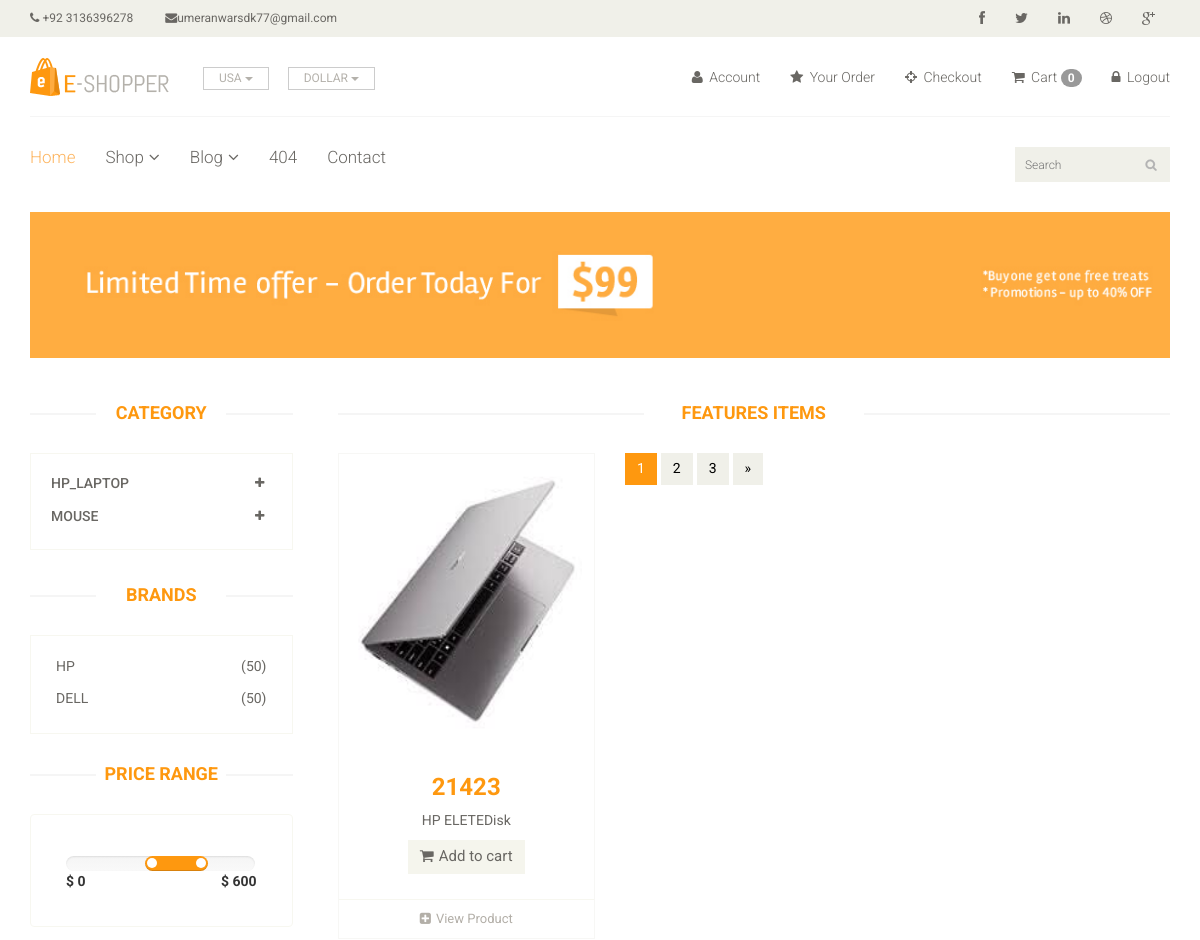
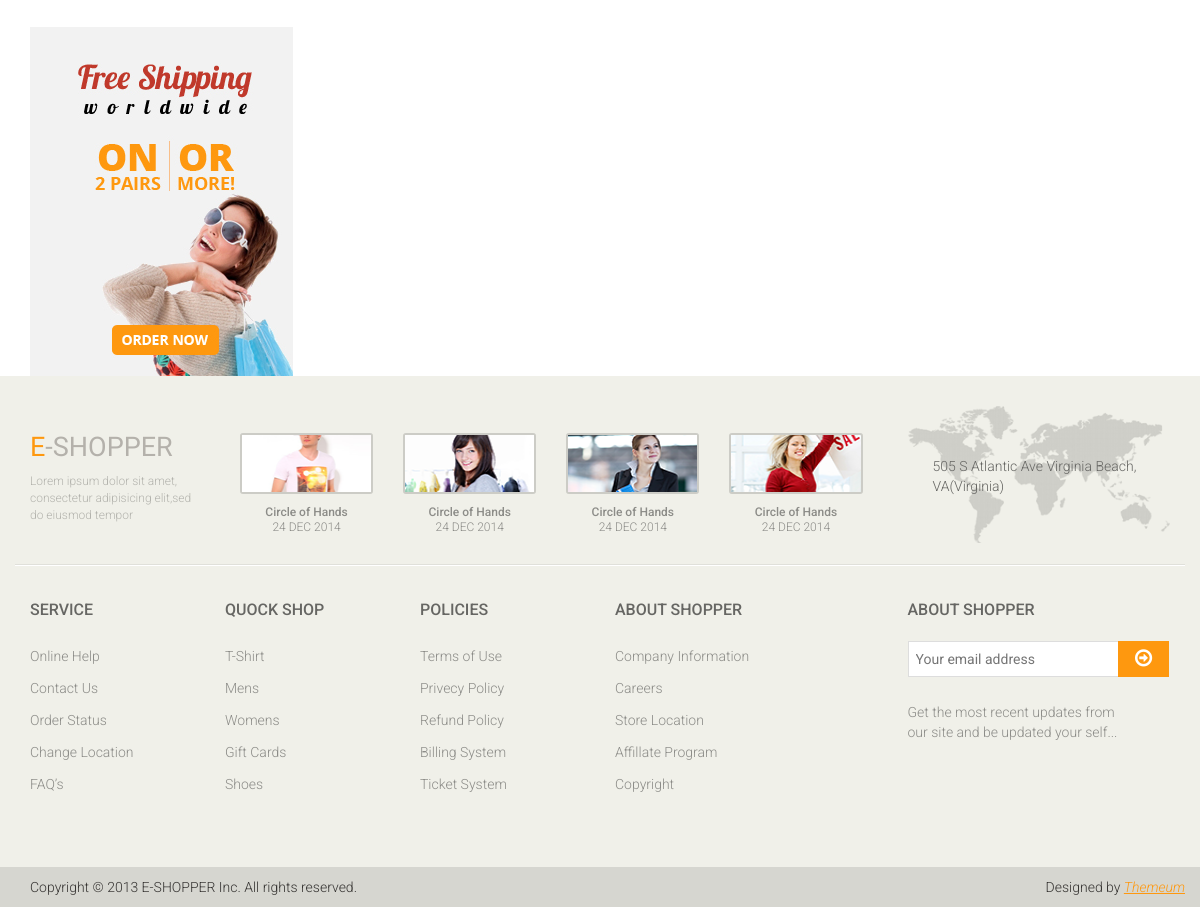
Page /product/ (signed in) on the committed database (2 pictures, top to bottom).
### home/models.py (models this page shows, shortened)
class Category(models.Model):
    name = models.CharField(max_length=150)

class Brand(models.Model):
    name = models.CharField(max_length=200)

class Product(models.Model):
    Availability = (('In Stock', 'In Stock'), ('Out of Stock', 'Out of Stock'))
    Condition = (('New','New'), ('Used', 'Used'))
    Category = models.ForeignKey(Category, on_delete=models.CASCADE, null=True, blank=True)
    sub_category = models.ForeignKey(Sub_Category, on_delete=models.CASCADE, null=True, blank=True)
    brand = models.ForeignKey(Brand, on_delete=models.CASCADE, null=True, blank=True)
    vendor = models.ForeignKey(settings.AUTH_USER_MODEL, on_delete=models.CASCADE, null=True, blank=True, related_name='products')
    image = models.ImageField(upload_to='images/', blank=True, null=True)
    name = models.CharField(max_length=100)
    details = models.TextField(null=True)
    price = models.IntegerField()
    Availability = models.CharField(choices=Availability, null=True, max_length=100)
    Condition = models.CharField(choices=Condition, null=True, max_length=100)
    date = models.DateField(auto_now_add=True)

### home/views.py (the view)
# urls.py: path('product/', views.Product_page, name='product'),
def Product_page(request):
    category = Category.objects.all()
    brand = Brand.objects.all()
    brandID = request.GET.get('brand')
    categoryID = request.GET.get('category')
    if categoryID:
        product = Product.objects.filter(sub_category=categoryID).order_by('-id')
    elif brandID:
        product = Product.objects.filter(brand=brandID).order_by('-id')
    else:
        product = Product.objects.all()
    return render(request, 'product.html', {'brand': brand, 'category': category, 'product': product})

### cart/context_processors.py (called while the page is built)
def cart_total_amount(request):
    cart = request.session.get('cart', {})
    return {'cart_total_amount': len(cart)}

### templates/product.html (shortened to what this page needs)
{% extends 'base.html' %}
{% load static %}
{% block content %}
	<section id="advertisement">
		<div class="container">
			<img src="{% static 'images//shop/advertisement.jpg' %}" alt="" />
		</div>
	</section>
	<section>
		<div class="container">
			<div class="row">
				<div class="col-sm-3">
					<div class="left-sidebar">
						<h2>Category</h2>
						<div class="panel-group category-products" id="accordian">
							{% for cat in category %}
							<div class="panel panel-default">
								<div class="panel-heading">
									<h4 class="panel-title">
										<a data-toggle="collapse" data-parent="#accordian" href="#{{cat.id}}">
											<span class="badge pull-right"><i class="fa fa-plus"></i></span>
											{{cat.name}}
										</a>
									</h4>
								</div>
							</div>
							{% endfor %}
						</div>
						<div class="brands_products">
							<h2>Brands</h2>
							<div class="brands-name">
								<ul class="nav nav-pills nav-stacked">
									{% for b in brand %}
									<li><a href="/?brand={{i.id}}"> <span class="pull-right">(50)</span>{{b.name}}</a></li>
									{% endfor %}
								</ul>
							</div>
						</div>
						<div class="price-range">
							<h2>Price Range</h2>
							<div class="well">
								 <input type="text" class="span2" value="" data-slider-min="0" data-slider-max="600" data-slider-step="5" data-slider-value="[250,450]" id="sl2" ><br />
								 <b>$ 0</b> <b class="pull-right">$ 600</b>
							</div>
						</div>
						<div class="shipping text-center">
							<img src="{% static 'images//home/shipping.jpg' %}" alt="" />
						</div>
					</div>
				</div>
				<div class="col-sm-9 padding-right">
					<div class="features_items">
						<h2 class="title text-center">Features Items</h2>
						{% for prod in product %}
						<div class="col-sm-4">
							<div class="product-image-wrapper">
								<div class="single-products">
										<div class="productinfo text-center">
											<img src="{{prod.image.url}}" alt="" height="300px" />
											<h2>{{prod.price}}</h2>
											<p>{{prod.name}}</p>
											<a href="{% url 'cart_add' prod.id %}" class="btn btn-default add-to-cart"><i class="fa fa-shopping-cart"></i>Add to cart</a>
										</div>
										<div class="product-overlay">
											<div class="overlay-content">
											</div>
										</div>
								</div>
								<div class="choose">
									<ul class="nav nav-pills nav-justified">
										<li><a href="{{prod.id}}"><i class="fa fa-plus-square"></i>View Product</a></li>
									</ul>
								</div>
							</div>
						</div>
						{% endfor %}
						<ul class="pagination">
							<li class="active"><a href="">1</a></li>
							<li><a href="">2</a></li>
							<li><a href="">3</a></li>
							<li><a href="">&raquo;</a></li>
						</ul>
					</div>
				</div>
			</div>
		</div>
	</section>
	{% endblock %}

### rows in the picture
Category: name "HP_LAPTOP"
Category: name "MOUSE"
Brand: name "HP"
Brand: name "DELL"
Product: image (picture), price "21423", name "HP ELETEDisk"

### other values in the picture
{{ request.session.cart|length }} "0"
